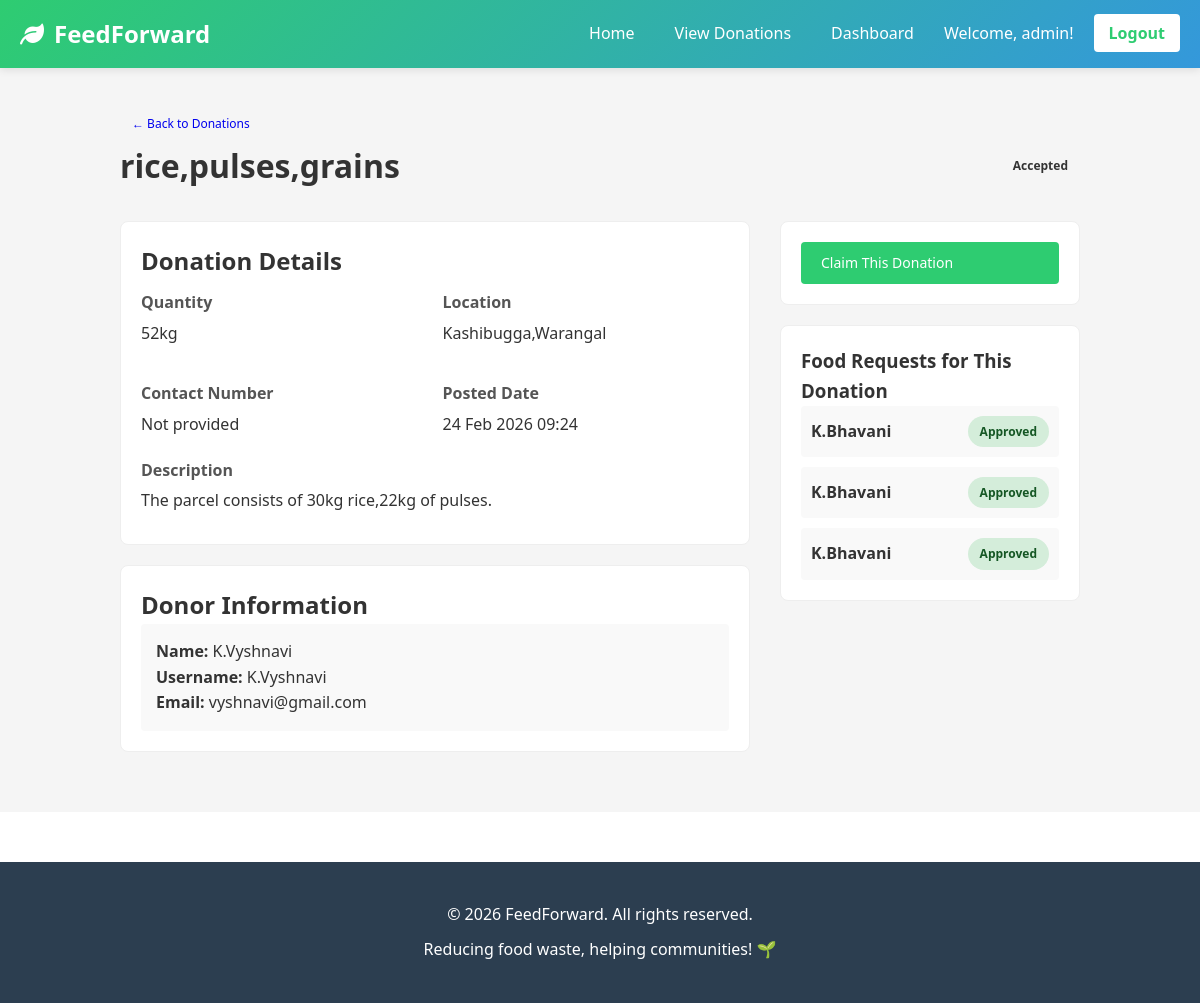
/donations/1/ (signed in), run on the app's committed database.
### foodapp/models.py (models this page shows, shortened)
class Donation(models.Model):
    STATUS_CHOICES = [
        ('Pending', 'Pending'),
        ('Claimed', 'Claimed'),
        ('Accepted', 'Accepted'),
        ('Completed', 'Completed'),
    ]
    donor = models.ForeignKey(User, on_delete=models.CASCADE, related_name='donations')
    food_name = models.CharField(max_length=200)
    quantity = models.CharField(max_length=100)
    location = models.CharField(max_length=300)
    contact_number = models.CharField(max_length=15, blank=True, null=True)
    description = models.TextField(blank=True)
    status = models.CharField(max_length=20, choices=STATUS_CHOICES, default='Pending')
    claimed_by = models.ForeignKey(User, on_delete=models.SET_NULL, null=True, blank=True, related_name='claimed_donations')
    created_at = models.DateTimeField(auto_now_add=True)
    class Meta:
        ordering = ['-created_at']

class FoodRequest(models.Model):
    STATUS_CHOICES = [
        ('pending', 'Pending'),
        ('approved', 'Approved'),
        ('rejected', 'Rejected'),
        ('completed', 'Completed'),
    ]
    ngo = models.ForeignKey(User, on_delete=models.CASCADE, related_name='food_requests')
    donation = models.ForeignKey(Donation, on_delete=models.CASCADE, related_name='requests', null=True, blank=True)
    food_type = models.CharField(max_length=200)
    quantity_needed = models.CharField(max_length=100)
    location = models.CharField(max_length=300)
    contact_number = models.CharField(max_length=15, blank=True, null=True)
    status = models.CharField(max_length=20, choices=STATUS_CHOICES, default='pending')
    requested_at = models.DateTimeField(auto_now_add=True)
    updated_at = models.DateTimeField(auto_now=True)
    notes = models.TextField(blank=True)
    class Meta:
        ordering = ['-requested_at']

### foodapp/views.py (the view)
# urls.py: path('donations/<int:id>/', views.donation_detail, name='donation_detail'),
def donation_detail(request, id):
    donation = get_object_or_404(Donation, id=id)
    requests = FoodRequest.objects.filter(donation=donation)
    context = {
        'donation': donation,
        'requests': requests,
    }
    return render(request, 'donation_detail.html', context)

### templates/donation_detail.html (shortened to what this page needs)
{% extends 'base.html' %}
{% block content %}
<div class="donation-detail-container">
    <a href="{% url 'view_donations' %}" class="btn btn-small">&larr; Back to Donations</a>
    <div class="donation-detail-card">
        <div class="detail-header">
            <h1>{{ donation.food_name }}</h1>
            <span class="status-badge status-{{ donation.status }}">
                {{ donation.get_status_display }}
            </span>
        </div>
        <div class="detail-content">
            <div class="detail-main">
                <section class="detail-section">
                    <h2>Donation Details</h2>
                    <div class="detail-grid">
                        <div class="detail-item">
                            <label>Quantity</label>
                            <p>{{ donation.quantity }}</p>
                        </div>
                        <div class="detail-item">
                            <label>Location</label>
                            <p>{{ donation.location }}</p>
                        </div>
                        <div class="detail-item">
                            <label>Contact Number</label>
                            <p>{{ donation.contact_number|default:"Not provided" }}</p>
                        </div>
                        <div class="detail-item">
                            <label>Posted Date</label>
                            <p>{{ donation.created_at|date:"d M Y H:i" }}</p>
                        </div>
                    </div>
                    {% if donation.description %}
                        <div class="detail-item full-width">
                            <label>Description</label>
                            <p>{{ donation.description }}</p>
                        </div>
                    {% endif %}
                </section>
                <section class="detail-section">
                    <h2>Donor Information</h2>
                    <div class="donor-info">
                        <p><strong>Name:</strong> {{ donation.donor.get_full_name|default:donation.donor.username }}</p>
                        <p><strong>Username:</strong> {{ donation.donor.username }}</p>
                        <p><strong>Email:</strong> {{ donation.donor.email }}</p>
                    </div>
                </section>
            </div>
            <aside class="detail-sidebar">
                <div class="action-card">
                    {% if user.is_authenticated %}
                        {% if user == donation.donor %}
                            <p class="info-text">This is your donation</p>
                        {% else %}
                            <a href="{% url 'claim_donation' donation.id %}" class="btn btn-primary btn-block">
                                Claim This Donation
                            </a>
                        {% endif %}
                    {% else %}
                        <p class="info-text">Please <a href="{% url 'login' %}">login</a> to claim this donation.</p>
                    {% endif %}
                </div>
                {% if requests %}
                    <div class="requests-card">
                        <h3>Food Requests for This Donation</h3>
                        <div class="requests-list">
                            {% for request in requests %}
                                <div class="request-item">
                                    <p><strong>{{ request.ngo.username }}</strong></p>
                                    <span class="status-badge status-{{ request.status }}">
                                        {{ request.get_status_display }}
                                    </span>
                                </div>
                            {% endfor %}
                        </div>
                    </div>
                {% endif %}
            </aside>
        </div>
    </div>
</div>
{% endblock %}

### templates/base.html (shortened to what this page needs)
<!DOCTYPE html>
<html lang="en">
<head>
    {% load static %}
    <link rel="stylesheet" href="{% static 'css/style.css' %}">
    <link rel="stylesheet" href="https://cdnjs.cloudflare.com/ajax/libs/font-awesome/6.0.0/css/all.min.css">
</head>
<body>
    <nav class="navbar">
        <div class="nav-container">
            <div class="nav-logo">
                <i class="fas fa-leaf"></i> FeedForward
            </div>
            <ul class="nav-menu">
                <li><a href="{% url 'home' %}">Home</a></li>
                <li><a href="{% url 'view_donations' %}">View Donations</a></li>
                {% if user.is_authenticated %}
                    <li><a href="{% url 'dashboard' %}">Dashboard</a></li>
                    <li><span>Welcome, {{ user.username }}!</span></li>
                    <li><a href="{% url 'logout' %}" class="logout-btn">Logout</a></li>
                {% else %}
                    <li><a href="{% url 'login' %}">Login</a></li>
                    <li><a href="{% url 'register' %}" class="register-btn">Register</a></li>
                {% endif %}
            </ul>
        </div>
    </nav>
    <main class="main-content">
        {% block content %}{% endblock %}
    </main>
    <footer class="footer">
        <div class="footer-content">
            <p>&copy; 2026 FeedForward. All rights reserved.</p>
            <p>Reducing food waste, helping communities! 🌱</p>
        </div>
    </footer>
    {% load static %}
</body>
</html>

### static/css/style.css (style rules this page uses)
* { margin: 0; padding: 0; box-sizing: border-box; }
:root { --primary-color: #2ecc71; --secondary-color: #3498db; --danger-color: #e74c3c; --warning-color: #f39c12; --success-color: #27ae60; --text-color: #333; --light-gray: #f5f5f5; --border-color: #ddd; --shadow: 0 2px 8px rgba(0, 0, 0, 0.1); }
body { font-family: 'Segoe UI', Tahoma, Geneva, Verdana, sans-serif; color: var(--text-color); line-height: 1.6; background-color: #fff; }
.navbar { background: linear-gradient(135deg, var(--primary-color), var(--secondary-color)); color: white; padding: 0; box-shadow: var(--shadow); position: sticky; top: 0; z-index: 100; }
.nav-container { max-width: 1200px; margin: 0 auto; display: flex; justify-content: space-between; align-items: center; padding: 15px 20px; }
.nav-logo { font-size: 24px; font-weight: bold; display: flex; align-items: center; gap: 10px; }
.nav-menu { display: flex; list-style: none; gap: 20px; align-items: center; }
.nav-menu a { color: white; text-decoration: none; transition: opacity 0.3s; padding: 5px 10px; }
.register-btn, .logout-btn { background: white; color: var(--primary-color) !important; padding: 8px 15px !important; border-radius: 4px; font-weight: bold; }
.main-content { min-height: calc(100vh - 120px); background: var(--light-gray); padding: 20px 0; }
.btn { display: inline-block; padding: 10px 20px; border-radius: 4px; text-decoration: none; transition: all 0.3s; border: none; cursor: pointer; font-size: 14px; font-weight: 500; }
.btn-primary { background: var(--primary-color); color: white; }
.btn-small { padding: 6px 12px; font-size: 12px; }
.status-badge { padding: 6px 12px; border-radius: 20px; font-size: 12px; font-weight: bold; white-space: nowrap; }
.status-badge.status-approved { background: #d4edda; color: #155724; }
.footer { background: #2c3e50; color: white; padding: 30px 20px; margin-top: 50px; }
.footer-content { max-width: 1200px; margin: 0 auto; text-align: center; }
.footer-content p { margin: 10px 0; }

### templates/donation_detail.html (style rules this page uses)
.donation-detail-container { max-width: 1000px; margin: 0 auto; padding: 20px; }
.detail-header { display: flex; justify-content: space-between; align-items: center; margin-bottom: 30px; }
.detail-header h1 { margin: 0; }
.detail-content { display: grid; grid-template-columns: 1fr 300px; gap: 30px; }
.detail-section { background: white; padding: 20px; border-radius: 8px; margin-bottom: 20px; border: 1px solid #eee; }
.detail-grid { display: grid; grid-template-columns: repeat(2, 1fr); gap: 15px; }
.detail-item { padding: 10px 0; }
.detail-item label { display: block; font-weight: bold; color: #555; margin-bottom: 5px; }
.detail-item p { margin: 0; color: #333; }
.detail-item.full-width { grid-column: 1 / -1; }
.donor-info { background: #f9f9f9; padding: 15px; border-radius: 4px; }
.action-card, .requests-card { background: white; padding: 20px; border-radius: 8px; border: 1px solid #eee; }
.requests-card { margin-top: 20px; }
.requests-list { display: flex; flex-direction: column; gap: 10px; }
.request-item { padding: 10px; background: #f9f9f9; border-radius: 4px; display: flex; justify-content: space-between; align-items: center; }
.request-item p { margin: 0; }
.btn-block { width: 100%; }

### data on the page
Donation: food_name "rice,pulses,grains", status "Accepted", quantity "52kg", location "Kashibugga,Warangal", contact_number "Not provided", created_at "24 Feb 2026 09:24", description "The parcel consists of 30kg rice,22kg of pulses.", donor.get_full_name "K.Vyshnavi", donor.username "K.Vyshnavi", donor.email "vyshnavi@gmail.com"
FoodRequest: ngo.username "K.Bhavani", status "Approved"
FoodRequest: ngo.username "K.Bhavani", status "Approved"
FoodRequest: ngo.username "K.Bhavani", status "Approved"

### other printed values
{{ user.username }} "admin"
